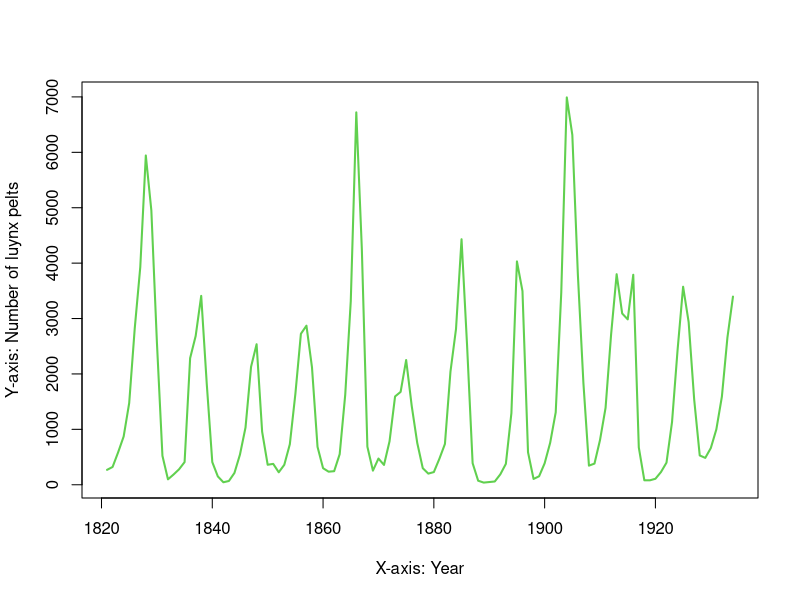

Here is the R script that generated this plot:
## ---- chunk 1
data("lynx")
plot(lynx, xlab = "X-axis: Year", ylab = "Y-axis: Number of luynx pelts",
     lwd =2, col =3)
